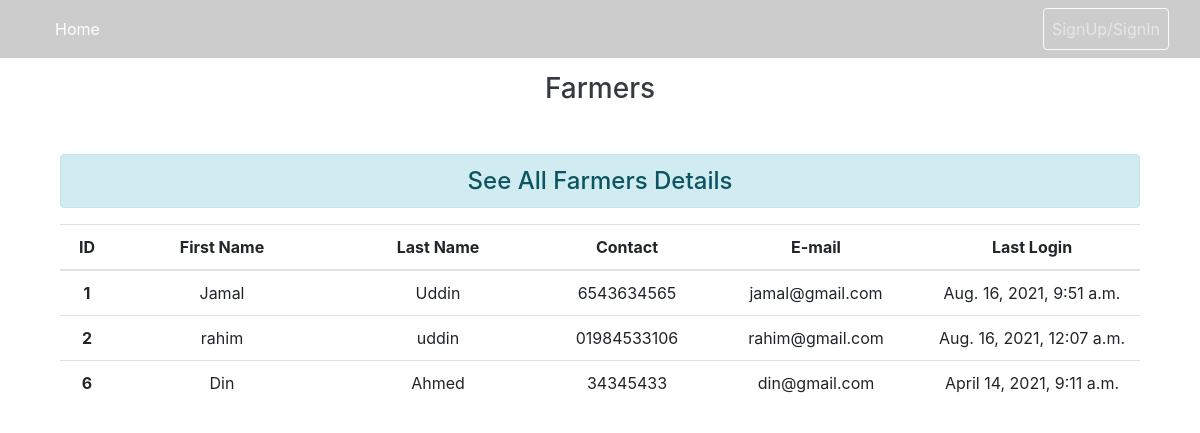
Page /farmer/ on the earlier database version.
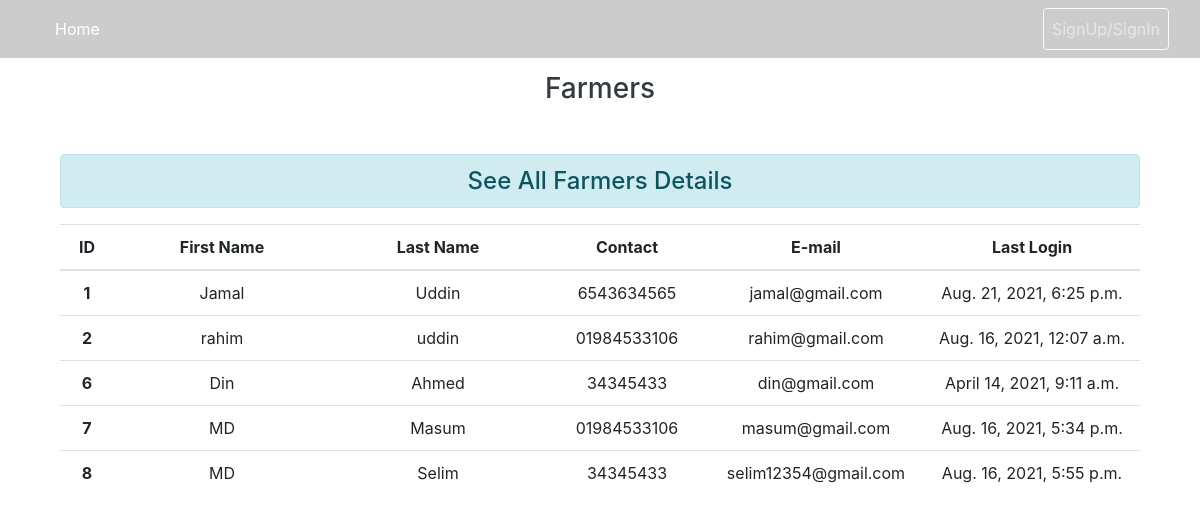
Same page on the later database version.
### account/models.py (models this page shows, shortened)
class Profile(models.Model):
    PROFESSION = [
        ('Customer', 'Customer'),
        ('Farmer', 'Farmer')
    ]
    GENDER = [
        ('Male', 'Male'),
        ('Female', 'Female'),
        ('Others', 'Others')
    ]
    user = models.OneToOneField(User, on_delete = models.CASCADE,null=False)
    profession = models.CharField(choices=PROFESSION, max_length=250, blank=True)
    gender = models.CharField(choices=GENDER, max_length=250, blank=True)
    contact = models.CharField(max_length=50, blank=True)
    address = models.CharField(max_length=200)

### main/views.py (the view)
# urls.py: path('farmer/',main_views.farmer,name='farmerlist'),
def farmer(request):
        farmer = Profile.objects.filter(profession__contains  = 'Farmer')
        context = {
                'farmer': farmer
        }
        return render (request, 'main/farmer.html', context)

### main/templates/main/farmer.html (shortened to what this page needs)
{% load static %}
<link rel="stylesheet" href="https://stackpath.bootstrapcdn.com/bootstrap/4.5.2/css/bootstrap.min.css"> {% include 'main/partials/navbar.html' %}
<div class="container">
    <div class="col-md-12">
        <h3 class="text-dark my-5 text-center">Farmers</h3>
        <h4 class="text-center alert alert-info my-3">See All Farmers Details</h4>
        {% if farmer %}
        <table class="table">
            <thead>
                <tr class="text-center">
                    <th scope="col" style="width: 5%;">ID</th>
                    <th scope="col" style="width: 20%;">First Name</th>
                    <th scope="col" style="width: 20%;">Last Name</th>
                    <th scope="col" style="width: 15%;">Contact</th>
                    <th scope="col" style="width: 20%;">E-mail</th>
                    <th scope="col" style="width: 30%;">Last Login</th>
                </tr>
            </thead>
            <tbody>
                {% for farmers in farmer %}
                <tr class="text-center">
                    <th scope="row">{{farmers.id}} </th>
                    <td scope="row">{{farmers.user.first_name}}</td>
                    <td scope="row">{{farmers.user.last_name}}</td>
                    <td scope="row">{{farmers.contact}}</td>
                    <td scope="row">{{farmers.user.email}}</td>
                    <td scope="row">{{farmers.user.last_login}}</td>
                </tr>
                {% endfor %}
            </tbody>
        </table>
        {% endif %}
    </div>
</div>

### main/templates/main/partials/navbar.html (shortened to what this page needs)
{% load static %}
<nav class="navbar fixed-top navbar-expand-lg navbar-dark scrolling-navbar">
    <div class="container-fluid">
        <div class="collapse navbar-collapse" id="navbarSupportedContent">
            <ul class="navbar-nav mr-auto">
                <li class="nav-item active">
                    <a class="nav-link" href="/">Home
            </a>
                </li>
            </ul>
            <ul class="navbar-nav nav-flex-icons">
                {% if user.is_authenticated %}
                <li class="nav-item">
                    <a href="{% url 'logout' %}" class="nav-link border border-light rounded">
                      Logout
                    </a>
                </li>
                {% else %}
                <li class="nav-item">
                    <a href="{% url 'login' %}" class="nav-link border border-light rounded">
                    SignUp/SignIn
                  </a>
                </li>
                {% endif %}
            </ul>
        </div>
    </div>
</nav>

### main/templates/main/partials/navbar.html (style rules this page uses)
.navbar { background-color: rgba(0, 0, 0, .2) }

Differences in the rows shown:
changed through a linked row, Profile "Jamal": user.last_login "Aug. 16, 2021, 9:51 a.m." → "Aug. 21, 2021, 6:25 p.m."
added Profile: id "7", user.first_name "MD", user.last_name "Masum", contact "01984533106", user.email "masum@gmail.com", user.last_login "Aug. 16, 2021, 5:34 p.m."
added Profile: id "8", user.first_name "MD", user.last_name "Selim", contact "34345433", user.email "selim12354@gmail.com", user.last_login "Aug. 16, 2021, 5:55 p.m."
